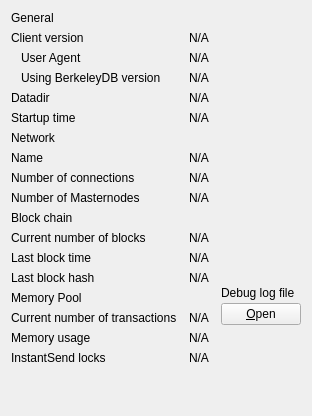
     <widget class="QWidget" name="pageInfo">
      <layout class="QGridLayout" name="gridLayout" columnstretch="0,1,0">
       <property name="horizontalSpacing">
        <number>12</number>
       </property>
       <item row="0" column="0">
        <widget class="QLabel" name="label_9">
         <property name="text">
          <string>General</string>
         </property>
        </widget>
       </item>
       <item row="1" column="0">
        <widget class="QLabel" name="label_6">
         <property name="text">
          <string>Client version</string>
         </property>
        </widget>
       </item>
       <item row="1" column="1" colspan="2">
        <widget class="QLabel" name="clientVersion">
         <property name="cursor">
          <cursorShape>IBeamCursor</cursorShape>
         </property>
         <property name="text">
          <string>N/A</string>
         </property>
         <property name="textFormat">
          <enum>Qt::PlainText</enum>
         </property>
         <property name="textInteractionFlags">
          <set>Qt::LinksAccessibleByMouse|Qt::TextSelectableByKeyboard|Qt::TextSelectableByMouse</set>
         </property>
        </widget>
       </item>
       <item row="2" column="0">
        <widget class="QLabel" name="labelClientUserAgent">
         <property name="text">
          <string>User Agent</string>
         </property>
         <property name="indent">
          <number>10</number>
         </property>
        </widget>
       </item>
       <item row="2" column="1" colspan="2">
        <widget class="QLabel" name="clientUserAgent">
         <property name="cursor">
          <cursorShape>IBeamCursor</cursorShape>
         </property>
         <property name="text">
          <string>N/A</string>
         </property>
         <property name="textFormat">
          <enum>Qt::PlainText</enum>
         </property>
         <property name="textInteractionFlags">
          <set>Qt::LinksAccessibleByMouse|Qt::TextSelectableByKeyboard|Qt::TextSelectableByMouse</set>
         </property>
        </widget>
       </item>
       <item row="3" column="0">
        <widget class="QLabel" name="label_berkeleyDBVersion">
         <property name="text">
          <string>Using BerkeleyDB version</string>
         </property>
         <property name="indent">
          <number>10</number>
         </property>
        </widget>
       </item>
       <item row="3" column="1" colspan="2">
        <widget class="QLabel" name="berkeleyDBVersion">
         <property name="cursor">
          <cursorShape>IBeamCursor</cursorShape>
         </property>
         <property name="text">
          <string>N/A</string>
         </property>
         <property name="textFormat">
          <enum>Qt::PlainText</enum>
         </property>
         <property name="textInteractionFlags">
          <set>Qt::LinksAccessibleByMouse|Qt::TextSelectableByKeyboard|Qt::TextSelectableByMouse</set>
         </property>
        </widget>
       </item>
       <item row="4" column="0">
        <widget class="QLabel" name="label_12">
         <property name="text">
          <string>Datadir</string>
         </property>
        </widget>
       </item>
       <item row="4" column="1" colspan="2">
        <widget class="QLabel" name="dataDir">
         <property name="cursor">
          <cursorShape>IBeamCursor</cursorShape>
         </property>
         <property name="text">
          <string>N/A</string>
         </property>
         <property name="textFormat">
          <enum>Qt::PlainText</enum>
         </property>
         <property name="wordWrap">
          <bool>true</bool>
         </property>
         <property name="textInteractionFlags">
          <set>Qt::LinksAccessibleByMouse|Qt::TextSelectableByKeyboard|Qt::TextSelectableByMouse</set>
         </property>
        </widget>
       </item>
       <item row="5" column="0">
        <widget class="QLabel" name="label_13">
         <property name="text">
          <string>Startup time</string>
         </property>
        </widget>
       </item>
       <item row="5" column="1" colspan="2">
        <widget class="QLabel" name="startupTime">
         <property name="cursor">
          <cursorShape>IBeamCursor</cursorShape>
         </property>
         <property name="text">
          <string>N/A</string>
         </property>
         <property name="textFormat">
          <enum>Qt::PlainText</enum>
         </property>
         <property name="textInteractionFlags">
          <set>Qt::LinksAccessibleByMouse|Qt::TextSelectableByKeyboard|Qt::TextSelectableByMouse</set>
         </property>
        </widget>
       </item>
       <item row="6" column="0">
        <widget class="QLabel" name="labelNetwork">
         <property name="text">
          <string>Network</string>
         </property>
        </widget>
       </item>
       <item row="7" column="0">
        <widget class="QLabel" name="label_8">
         <property name="text">
          <string>Name</string>
         </property>
        </widget>
       </item>
       <item row="7" column="1" colspan="2">
        <widget class="QLabel" name="networkName">
         <property name="cursor">
          <cursorShape>IBeamCursor</cursorShape>
         </property>
         <property name="text">
          <string>N/A</string>
         </property>
         <property name="textFormat">
          <enum>Qt::PlainText</enum>
         </property>
         <property name="textInteractionFlags">
          <set>Qt::LinksAccessibleByMouse|Qt::TextSelectableByKeyboard|Qt::TextSelectableByMouse</set>
         </property>
        </widget>
       </item>
       <item row="8" column="0">
        <widget class="QLabel" name="label_7">
         <property name="text">
          <string>Number of connections</string>
         </property>
        </widget>
       </item>
       <item row="8" column="1" colspan="2">
        <widget class="QLabel" name="numberOfConnections">
         <property name="cursor">
          <cursorShape>IBeamCursor</cursorShape>
         </property>
         <property name="text">
          <string>N/A</string>
         </property>
         <property name="textFormat">
          <enum>Qt::PlainText</enum>
         </property>
         <property name="textInteractionFlags">
          <set>Qt::LinksAccessibleByMouse|Qt::TextSelectableByKeyboard|Qt::TextSelectableByMouse</set>
         </property>
        </widget>
       </item>
       <item row="9" column="0">
        <widget class="QLabel" name="masternodeCountLabel">
         <property name="text">
          <string>Number of Masternodes</string>
         </property>
        </widget>
       </item>
       <item row="9" column="1">
        <widget class="QLabel" name="masternodeCount">
         <property name="cursor">
          <cursorShape>IBeamCursor</cursorShape>
         </property>
         <property name="text">
          <string>N/A</string>
         </property>
         <property name="textFormat">
          <enum>Qt::PlainText</enum>
         </property>
         <property name="textInteractionFlags">
          <set>Qt::LinksAccessibleByMouse|Qt::TextSelectableByKeyboard|Qt::TextSelectableByMouse</set>
         </property>
        </widget>
       </item>
       <item row="10" column="0">
        <widget class="QLabel" name="label_10">
         <property name="text">
          <string>Block chain</string>
         </property>
        </widget>
       </item>
       <item row="11" column="0">
        <widget class="QLabel" name="label_3">
         <property name="text">
          <string>Current number of blocks</string>
         </property>
        </widget>
       </item>
       <item row="11" column="1" colspan="2">
        <widget class="QLabel" name="numberOfBlocks">
         <property name="cursor">
          <cursorShape>IBeamCursor</cursorShape>
         </property>
         <property name="text">
          <string>N/A</string>
         </property>
         <property name="textFormat">
          <enum>Qt::PlainText</enum>
         </property>
         <property name="textInteractionFlags">
          <set>Qt::LinksAccessibleByMouse|Qt::TextSelectableByKeyboard|Qt::TextSelectableByMouse</set>
         </property>
        </widget>
       </item>
       <item row="12" column="0">
        <widget class="QLabel" name="labelLastBlockTime">
         <property name="text">
          <string>Last block time</string>
         </property>
        </widget>
       </item>
       <item row="12" column="1" colspan="2">
        <widget class="QLabel" name="lastBlockTime">
         <property name="cursor">
          <cursorShape>IBeamCursor</cursorShape>
         </property>
         <property name="text">
          <string>N/A</string>
         </property>
         <property name="textFormat">
          <enum>Qt::PlainText</enum>
         </property>
         <property name="textInteractionFlags">
          <set>Qt::LinksAccessibleByMouse|Qt::TextSelectableByKeyboard|Qt::TextSelectableByMouse</set>
         </property>
        </widget>
       </item>
       <item row="13" column="0">
        <widget class="QLabel" name="lastBlockHashLabel">
         <property name="text">
          <string>Last block hash</string>
         </property>
        </widget>
       </item>
       <item row="13" column="1">
        <widget class="QLabel" name="lastBlockHash">
         <property name="cursor">
          <cursorShape>IBeamCursor</cursorShape>
         </property>
         <property name="text">
          <string>N/A</string>
         </property>
         <property name="textFormat">
          <enum>Qt::PlainText</enum>
         </property>
         <property name="textInteractionFlags">
          <set>Qt::LinksAccessibleByMouse|Qt::TextSelectableByKeyboard|Qt::TextSelectableByMouse</set>
         </property>
        </widget>
       </item>
       <item row="14" column="0">
        <widget class="QLabel" name="labelMempoolTitle">
         <property name="text">
          <string>Memory Pool</string>
         </property>
        </widget>
       </item>
       <item row="15" column="0">
        <widget class="QLabel" name="labelNumberOfTransactions">
         <property name="text">
          <string>Current number of transactions</string>
         </property>
        </widget>
       </item>
       <item row="15" column="1">
        <widget class="QLabel" name="mempoolNumberTxs">
         <property name="cursor">
          <cursorShape>IBeamCursor</cursorShape>
         </property>
         <property name="text">
          <string>N/A</string>
         </property>
         <property name="textFormat">
          <enum>Qt::PlainText</enum>
         </property>
         <property name="textInteractionFlags">
          <set>Qt::LinksAccessibleByMouse|Qt::TextSelectableByKeyboard|Qt::TextSelectableByMouse</set>
         </property>
        </widget>
       </item>
       <item row="16" column="0">
        <widget class="QLabel" name="labelMemoryUsage">
         <property name="text">
          <string>Memory usage</string>
         </property>
        </widget>
       </item>
       <item row="16" column="1">
        <widget class="QLabel" name="mempoolSize">
         <property name="cursor">
          <cursorShape>IBeamCursor</cursorShape>
         </property>
         <property name="text">
          <string>N/A</string>
         </property>
         <property name="textFormat">
          <enum>Qt::PlainText</enum>
         </property>
         <property name="textInteractionFlags">
          <set>Qt::LinksAccessibleByMouse|Qt::TextSelectableByKeyboard|Qt::TextSelectableByMouse</set>
         </property>
        </widget>
       </item>
       <item row="13" column="2" rowspan="3">
        <layout class="QVBoxLayout" name="verticalLayoutDebugButton">
         <property name="spacing">
          <number>3</number>
         </property>
         <item>
          <spacer name="verticalSpacer_2">
           <property name="orientation">
            <enum>Qt::Vertical</enum>
           </property>
           <property name="sizeHint" stdset="0">
            <size>
             <width>10</width>
             <height>5</height>
            </size>
           </property>
          </spacer>
         </item>
         <item>
          <widget class="QLabel" name="labelDebugLogfile">
           <property name="text">
            <string>Debug log file</string>
           </property>
          </widget>
         </item>
         <item>
          <widget class="QPushButton" name="openDebugLogfileButton">
           <property name="toolTip">
            <string>Open the %1 debug log file from the current data directory. This can take a few seconds for large log files.</string>
           </property>
           <property name="text">
            <string>&amp;Open</string>
           </property>
           <property name="autoDefault">
            <bool>false</bool>
           </property>
          </widget>
         </item>
        </layout>
       </item>
       <item row="18" column="0">
        <spacer name="verticalSpacer">
         <property name="orientation">
          <enum>Qt::Vertical</enum>
         </property>
         <property name="sizeHint" stdset="0">
          <size>
           <width>20</width>
           <height>40</height>
          </size>
         </property>
        </spacer>
       </item>
       <item row="17" column="0">
        <widget class="QLabel" name="labelInstantSendLockCount">
         <property name="text">
          <string>InstantSend locks</string>
         </property>
        </widget>
       </item>
       <item row="17" column="1">
        <widget class="QLabel" name="instantSendLockCount">
         <property name="cursor">
          <cursorShape>IBeamCursor</cursorShape>
         </property>
         <property name="text">
          <string>N/A</string>
         </property>
         <property name="textFormat">
          <enum>Qt::PlainText</enum>
         </property>
         <property name="textInteractionFlags">
          <set>Qt::LinksAccessibleByMouse|Qt::TextSelectableByKeyboard|Qt::TextSelectableByMouse</set>
         </property>
        </widget>
       </item>
      </layout>
     </widget>
